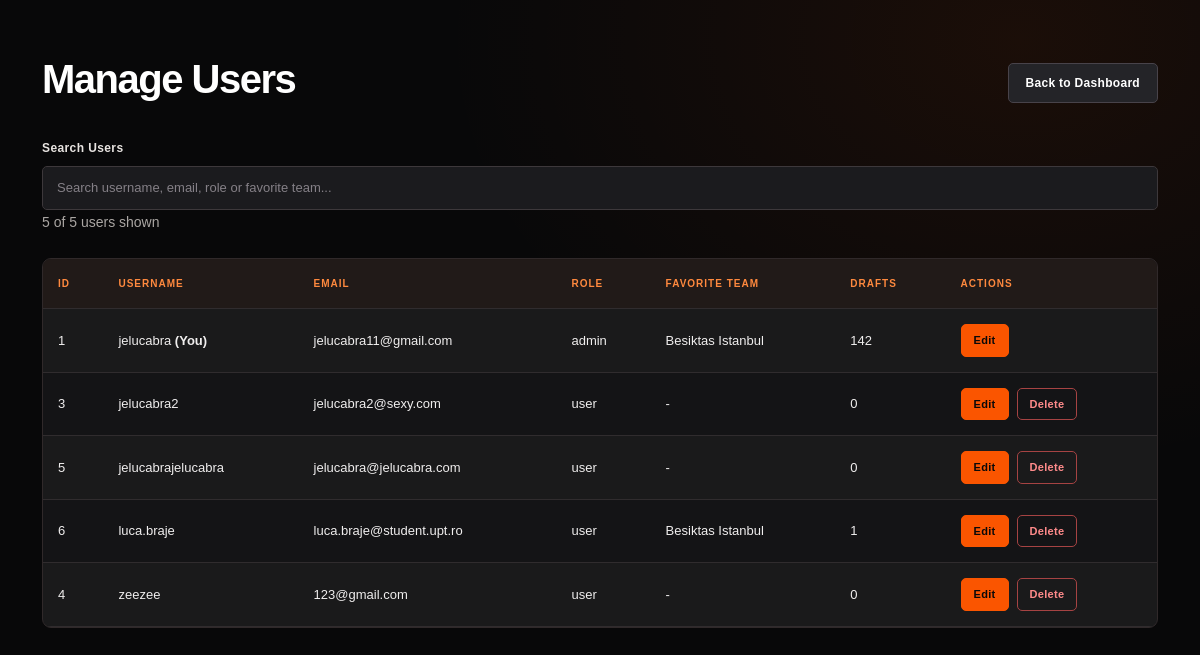
The app's page /admin/users (signed in) with its own data.
### models/users.py (models this page shows)
class User(UserMixin, db.Model):
    id = db.Column(db.Integer, primary_key=True)
    username = db.Column(
        db.String(50),
        unique=True,
        nullable=False
    )
    email = db.Column(
        db.String(120),
        unique=True,
        nullable=False
    )
    password_hash = db.Column(
        db.String(255),
        nullable=False
    )
    role = db.Column(
        db.String(20),
        nullable=False,
        default="user"
    )
    favorite_team_id = db.Column(
    db.Integer,
    db.ForeignKey("team.id"),
    nullable=True
)
    favorite_team = db.relationship(
        "Team",
        foreign_keys=[favorite_team_id]
    )

### models/teams.py (models this page shows)
class Team(db.Model):
    id = db.Column(db.Integer, primary_key=True)
    name = db.Column(db.String(100), unique=True, nullable=False)
    country = db.Column(db.String(100))
    record = db.Column(db.String(20))
    image_url = db.Column(db.String(500))
    biography = db.Column(db.Text, nullable=True)
    players = db.relationship("Player", backref="team", lazy=True)
    pictures = db.relationship("TeamPicture", backref="team", lazy=True)

### routes/admin.py (the view)
@admin_required
def admin_users():
    users = User.query.order_by(User.username).all()
    return render_template(
        "admin_users.html",
        users=users,
        csrf_token=admin_user_csrf_token()
    )

### app.py (called while the page is built)
@login_manager.user_loader
def load_user(user_id):
    return db.session.get(User, int(user_id))

@app.context_processor
def inject_admin_form_token():
    return {"admin_form_token": admin_form_token}

### routes/admin.py (called while the page is built)
def admin_user_csrf_token():
    if "admin_user_csrf" not in session:
        session["admin_user_csrf"] = secrets.token_urlsafe(32)
    return session["admin_user_csrf"]

### routes/security.py (called while the page is built)
def admin_required(f):
    @wraps(f)
    @login_required
    def decorated_function(*args, **kwargs):
        if current_user.role != "admin":
            abort(403)
        return f(*args, **kwargs)
    return decorated_function

### templates/admin_users.html (shortened to what this page needs)
<!DOCTYPE html>
<html lang="en">
<head>
    <link href="https://cdn.jsdelivr.net/npm/bootstrap@5.3.3/dist/css/bootstrap.min.css"
          rel="stylesheet">
    <link rel="stylesheet"
      href="{{ url_for('static', filename='css/admin.css') }}">
      <link rel="stylesheet"
      href="{{ url_for('static', filename='css/admin.css') }}">
</head>
<body class="admin-page">
        <main class="container py-5">
        <div class="d-flex justify-content-between align-items-center mb-4">
            <h1>Manage Users</h1>
            <a href="{{ url_for('admin_dashboard') }}"
               class="btn btn-secondary">Back to Dashboard</a>
        </div>
        <div class="mb-4">
            <label for="userSearch" class="form-label">Search Users</label>
            <input type="text" id="userSearch"
                   class="form-control"
                   placeholder="Search username, email, role or favorite team..."
                   autocomplete="off">
            <small id="userCount" class="text-muted"></small>
        </div>
        <div class="table-responsive">
            <table class="table table-striped table-hover align-middle">
                <thead>
                    <tr>
                        <th>ID</th>
                        <th>Username</th>
                        <th>Email</th>
                        <th>Role</th>
                        <th>Favorite Team</th>
                        <th>Drafts</th>
                        <th>Actions</th>
                    </tr>
                </thead>
                <tbody id="adminUsersTable">
                    {% for user in users %}
                    <tr>
                        <td>{{ user.id }}</td>
                        <td>
                            {{ user.username }}
                            {% if user.id == current_user.id %}
                                <strong>(You)</strong>
                            {% endif %}
                        </td>
                        <td>{{ user.email }}</td>
                        <td>{{ user.role }}</td>
                        <td>
                            {{ user.favorite_team.name if user.favorite_team else '-' }}
                        </td>
                        <td>{{ user.draft_runs|length }}</td>
                        <td>
                            <div class="d-flex gap-2">
                                <a href="{{ url_for('admin_edit_user', user_id=user.id) }}"
                                   class="btn btn-sm btn-primary">
                                    Edit
                                </a>
                                {% if user.id != current_user.id %}
                                <form method="POST"
                                      action="{{ url_for('admin_delete_user', user_id=user.id) }}"
                                      onsubmit="return confirm('Permanently delete this account and its saved Draft data?');">
                                    <button type="submit"
                                            class="btn btn-sm btn-danger">
                                        Delete
                                    </button>
                                </form>
                                {% endif %}
                            </div>
                        </td>
                    </tr>
                    {% endfor %}
                </tbody>
            </table>
        </div>
    </main>
</body>
</html>

### static/css/admin.css (style rules this page uses)
.admin-page { --admin-orange: #fa5500; --admin-orange-light: #ff893e; --admin-black: #080809; --admin-surface: #141416; --admin-border: #30292a; --admin-text: #f7f5f2; --admin-muted: #aaa6a3; min-height: 100vh; margin: 0; background: radial-gradient(ellipse at 85% 5%, rgba(250,85,0,.08), transparent 40%), #080809; color: var(--admin-text); font-family: Arial, Helvetica, sans-serif; }
.admin-page main.container:not(.admin-main) { padding-top: 55px !important; padding-bottom: 90px !important; }
.admin-page main h1 { color: #fff; font-weight: 900; letter-spacing: -1.5px; }
.admin-page .text-muted, .admin-page small { color: var(--admin-muted) !important; }
.admin-page .btn { border-radius: 5px; padding: 10px 17px; font-size: 12px; font-weight: 800; letter-spacing: .3px; transition: .2s ease; }
.admin-page .btn-primary, .admin-page .btn-success { background: var(--admin-orange); border-color: var(--admin-orange); color: #090909; }
.admin-page .btn-secondary { background: #242428; border-color: #48434a; color: #fff; }
.admin-page .btn-danger { background: transparent; border-color: #a64343; color: #ff8b8b; }
.admin-page .table-responsive { overflow-x: auto; border: 1px solid var(--admin-border); border-radius: 9px; background: #141416; }
.admin-page .table { --bs-table-bg: transparent; --bs-table-color: #f0eeee; --bs-table-border-color: #302c2e; --bs-table-striped-bg: rgba(255,255,255,.025); --bs-table-striped-color: #f0eeee; --bs-table-hover-bg: rgba(250,85,0,.08); --bs-table-hover-color: #fff; margin-bottom: 0; color: #f0eeee; font-size: 13px; }
.admin-page .table thead th { padding: 17px 15px; background: #211a18; color: var(--admin-orange-light); font-size: 10px; font-weight: 900; letter-spacing: 1px; text-transform: uppercase; white-space: nowrap; }
.admin-page .table tbody td { padding: 15px; vertical-align: middle; }
.admin-page .table tbody tr { transition: background .2s ease; }
.admin-page .table .btn { padding: 7px 12px; font-size: 11px; }
.admin-page .form-label { margin-bottom: 9px; color: #e8e4e1; font-size: 12px; font-weight: 800; letter-spacing: .4px; }
.admin-page .form-control, .admin-page .form-select { min-height: 44px; padding: 10px 14px; border: 1px solid #3d383b; border-radius: 5px; background-color: #1b1b1e; color: #fff; font-size: 13px; }
.admin-page .form-control::placeholder { color: #858087; }

### records on screen
User: id "1", username "jelucabra", shows "(You)", email "jelucabra11@gmail.com", role "admin", favorite_team "Besiktas Istanbul", draft_runs|length "142"
User: id "3", username "jelucabra2", email "jelucabra2@sexy.com", role "user", favorite_team "-", draft_runs|length "0"
User: id "5", username "jelucabrajelucabra", email "jelucabra@jelucabra.com", role "user", favorite_team "-", draft_runs|length "0"
User: id "6", username "luca.braje", email "luca.braje@student.upt.ro", role "user", favorite_team "Besiktas Istanbul", draft_runs|length "1"
User: id "4", username "zeezee", email "123@gmail.com", role "user", favorite_team "-", draft_runs|length "0"
